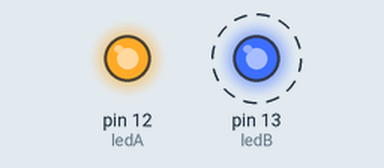
This sketch was run on a simulated Arduino Uno, built with avr-gcc and run on an emulated ATmega328P. On the bench: output pins drawn as LEDs (lit = HIGH). Dashed ring = blinking.

Above: at 0.5 s.
At 5.2 s:
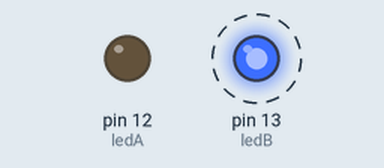
Timing chart, 0 to 7.8 s (numbered marks = the images above):
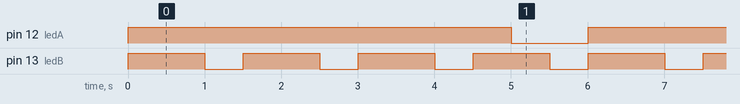

Measured:
- by itself, pin 12 (ledA): alternates HIGH for 5.0 s and LOW for 1.0 s
- by itself, pin 13 (ledB): alternates HIGH for 1.0 s and LOW for 0.50 s
- by itself, everything shown: repeats every 6.0 s, in 9 steps

The sketch:

00.1-blink2.ino
```cpp
const int ledA = 12;
const int ledB = 13;

int ledStateA = LOW;
int ledStateB = LOW;

unsigned long previousMillis = 0;
const long onA=5000,  onB=1000,
           offA=1000, offB=500;

void setup() {
  // set the digital pin as output:
  pinMode(ledA, OUTPUT);
  pinMode(ledB, OUTPUT);
}

void loop() {

  unsigned long currentMillis = millis();

  if (currentMillis % (onA + offA) < onA)  {
    ledStateA = HIGH;
  } else {
    ledStateA = LOW;
  }

  if (currentMillis % (onB + offB) < onB)  {
    ledStateB = HIGH;
  } else {
    ledStateB = LOW;
  }

  digitalWrite(ledA, ledStateA);
  digitalWrite(ledB, ledStateB);

  delay(100);
}
```
